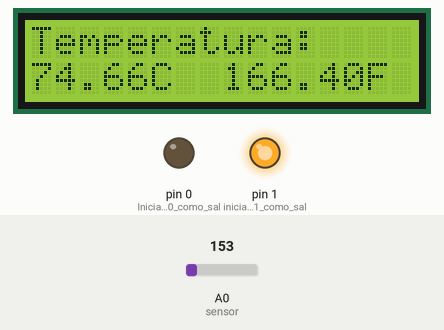
Bench run of a sketch on a simulated Arduino Uno, built with avr-gcc and run on an emulated ATmega328P. On the bench: 16×2 character LCD, output pins drawn as LEDs (lit = HIGH). Inputs (shaded band) come from the test bench; at power-on: A0 (sensor) = 153.

Above: at 3.2 s.
3.3 s: A0 (sensor) set to 165
At 5.2 s:
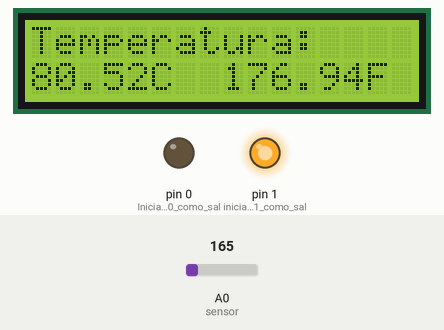
5.5 s: A0 (sensor) set to 175
At 7.2 s:
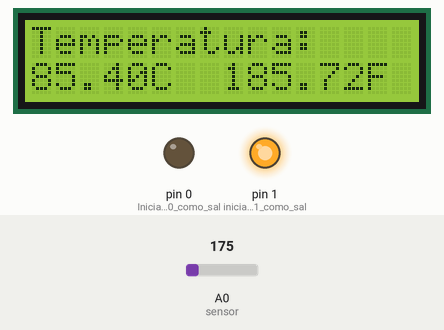
7.6 s: A0 (sensor) set to 191
At 9.3 s:
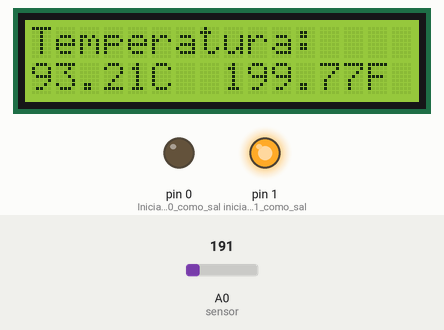
Timing chart, 0 to 10.8 s (numbered marks = the images above; inputs shaded):
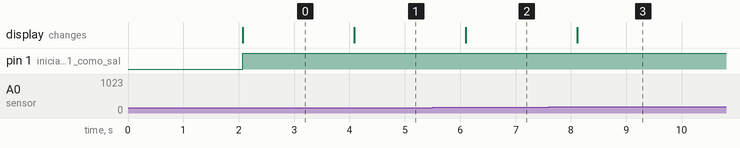

The sketch:

temperaturaLM35.ino
```cpp
#include <LiquidCrystal.h>//Libreria de LCD
LiquidCrystal lcd(7, 6, 5, 4, 3, 2);//Pines para LCD

void setup() {
  // put your setup code here, to run once:
  pinMode(0, OUTPUT);//Inicializa pin 0 como salida
  pinMode(1, OUTPUT);//inicializa pin 1 como salida
  lcd.begin(16,2);   //Indicamos el inicio del LCD
  lcd.setCursor(0,0);//Impresion primera fila
  lcd.print("TemperaturaLM35");//Imprimimos en pantalla
  delay(2000);//2 segundos retardo
  lcd.clear();//Limpia pantalla
}

void loop() {
  // put your main code here, to run repeatedly:
 float LM35Input=analogRead(A0);//Lectura del sensor LM35 en el pin analogo 0
 //Temperaturas TMP36
 float centigrados=LM35Input*0.488;//temperatura °C
 float faren=centigrados*1.8+32;//Temperatura °F
 lcd.clear();//Limpia pantalla
 lcd.setCursor(0,0);//Seleccionamos impresion arriba
 lcd.print("Temperatura: "); //Impresión
 lcd.setCursor(0,1);//Seleccionamos impresión abajo
 lcd.print(centigrados);//Se manda a imprimir temperatura
 lcd.print("C");//Imprime unidades en LCD
 lcd.print("  ");//Impresión de espacios
 lcd.print(faren);//Se imprime en LCD la variable farenheint
 lcd.print("F");//Imprime las unidades
 if(centigrados>37){//Condicional para encender y apagar led, si es mayor a 37
    digitalWrite(0,LOW);//Apaga led verde, paso bajo
    digitalWrite(1,HIGH);//Enciende led rojo, en paso alto
  }
  else{//caso contrario
    digitalWrite(1,LOW);//Enciende led verde, paso alto
    digitalWrite(0,HIGH);//Apaga led rojo, paso bajo
    }
  delay(1000);//retardo
}
```

Measured:
- after the input at 3.3 s, the display: changes after 0.79 s (image 1)
- after the input at 5.5 s, the display: changes after 0.60 s (image 2)
- after the input at 7.6 s, the display: changes after 0.52 s (image 3)
